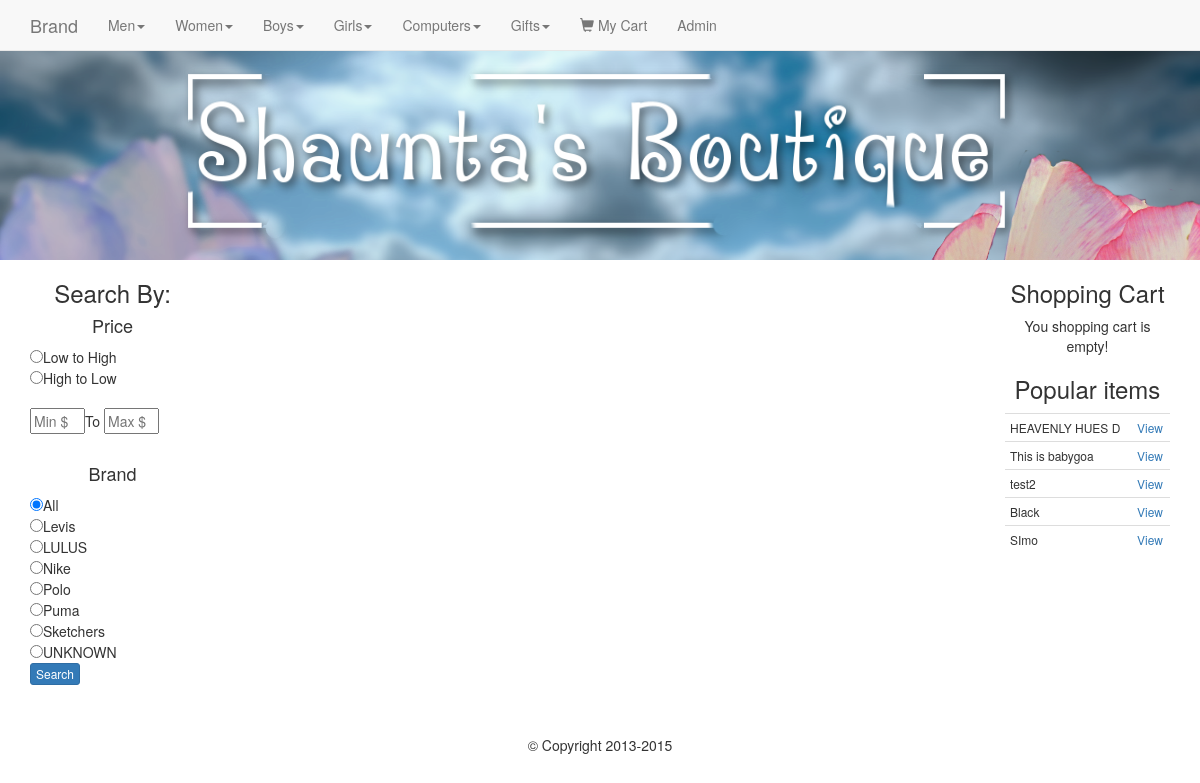
The app's page /category.php with its own data.
### tables this page shows
CREATE TABLE `categories` (
  `id` int(11) NOT NULL,
  `category` varchar(255) NOT NULL,
  `parent` int(11) NOT NULL DEFAULT '0'
);

CREATE TABLE `brand` (
  `id` int(11) NOT NULL,
  `brand` varchar(255) NOT NULL
);

CREATE TABLE `products` (
  `id` int(11) NOT NULL,
  `title` varchar(255) NOT NULL,
  `price` decimal(10,2) NOT NULL,
  `list_price` decimal(10,2) NOT NULL,
  `brand` varchar(255) NOT NULL,
  `categories` varchar(255) NOT NULL,
  `image` text NOT NULL,
  `description` text NOT NULL,
  `featured` tinyint(4) NOT NULL DEFAULT '0',
  `sizes` text NOT NULL,
  `deleted` tinyint(4) NOT NULL DEFAULT '0'
);

### includes/widgets/filters.php (the view, shortened to what this page needs)
<?php
	$price_sort = ((isset($_REQUEST['price_sort']))?sanitize($_REQUEST['price_sort']):'');
	$min_price = ((isset($_REQUEST['min_price']))?sanitize($_REQUEST['min_price']):'');
	$max_price = ((isset($_REQUEST['max_price']))?sanitize($_REQUEST['max_price']):'');
	$b = ((isset($_REQUEST['brand']))?sanitize($_REQUEST['brand']):'');
	$brandQ = $db->query("SELECT * FROM brand ORDER BY brand");
 ?>
<h3 class="text-center">Search By:</h3>
<h4 class="text-center">Price</h4>
<form action="search.php" class="" method="POST">
	<input type="radio" name="price_sort" value="low" <?=(($price_sort == 'low')?' checked':'');?>>Low to High<br>
	<input type="radio" name="price_sort" value="high" <?=(($price_sort == 'high')?' checked':'');?>>High to Low<br><br>
	<input type="text" name="min_price" class="price-range" placeholder="Min $" value="<?=$min_price;?>" id="">To
	<input type="text" name="max_price" class="price-range" placeholder="Max $" value="<?=$max_price;?>" id=""><br><br>
	<h4 class="text-center">Brand</h4>
	<input type="radio" name="brand" value="" id="" <?=(($b == '')?' checked':''); ?>>All<br>
	<?php while($brand = mysqli_fetch_assoc($brandQ)): ?>
		<input type="radio" name="brand" value="<?=$brand['id'];?>" <?=(($b==$brand['id'])?' checked':''); ?> id=""><?=$brand['brand'];?><br>
	<?php endwhile; ?>
	<input type="submit" value="Search" class="btn btn-xs btn-primary">
</form>

### includes/navigation.php (shortened to what this page needs)
<?php
	$sql = "SELECT * FROM categories WHERE parent = 0";
	$pquery = $db->query($sql);
 ?>
<nav class="navbar navbar-default navbar-fixed-top">
		<div class="container">
		<a href="index.php" class="navbar-brand">Brand</a>
			<ul class="nav navbar-nav">
			<?php while ($parent = mysqli_fetch_assoc($pquery)) :  ?>
				<li class="dropdown">
					<a href="#" class="dropdown-toggle" data-toggle="dropdown"><?php echo $parent['category']; ?><span class="caret"></span></a>
				</li>
			<?php endwhile; ?>
			<li><a href="cart.php"><span class="glyphicon glyphicon-shopping-cart"></span> My Cart</a></li>
			<li><a href="admin/">Admin</a></li>
			</ul>
		</div>
	</nav>

### includes/widgets/recent.php
<h3 class="text-center">Popular items</h3>
<?php
	$transactionQ = $db->query("SELECT * FROM cart WHERE paid = 1 ORDER BY id DESC LIMIT 5");
	$results = array();
	while ($row = mysqli_fetch_assoc($transactionQ)) {
		$results[] = $row;
	}
	$row_count = $transactionQ->num_rows;
	$user_ids = array();
	for ($i=0; $i < $row_count; $i++) {
		$json_items = $results[$i]['items'];
		$items = json_decode($json_items, true);
		foreach ($items as $item) {
			if (!in_array($item['id'], $user_ids)) {
				$user_ids[] = $item['id'];
			}
		}
	}
 ?>
 <div id="recent_widget">
 	<table class="table table-condensed">
 		<?php foreach ($user_ids as $id):
 			$productQ = $db->query("SELECT id, title FROM products WHERE id='{$id}'");
 			$product = mysqli_fetch_assoc($productQ);
 		 ?>
 			<tr>
 				<td><?=substr($product['title'], 0,15);?></td>
 				<td><a class="text-primary" onclick="detailsmodal('<?=$id;?>')">View</a></td>
 			</tr>
 		<?php endforeach ?>
 	</table>
 </div>

### css/main.css (style rules this page uses)
body { padding-top: 50px; }
#cart_widget td,#recent_widget { font-size: 12px; }
input.price-range { width: 55px; }

### records on screen
categories: category "Men"
categories: category "Women"
categories: category "Boys"
categories: category "Girls"
categories: category "Computers"
categories: category "Gifts"
brand: brand "Levis"
brand: brand "LULUS"
brand: brand "Nike"
brand: brand "Polo"
brand: brand "Puma"
brand: brand "Sketchers"
brand: brand "UNKNOWN"
products: title "HEAVENLY HUES D"
products: title "This is babygoa"
products: title "test2"
products: title "Black"
products: title "SImo"
